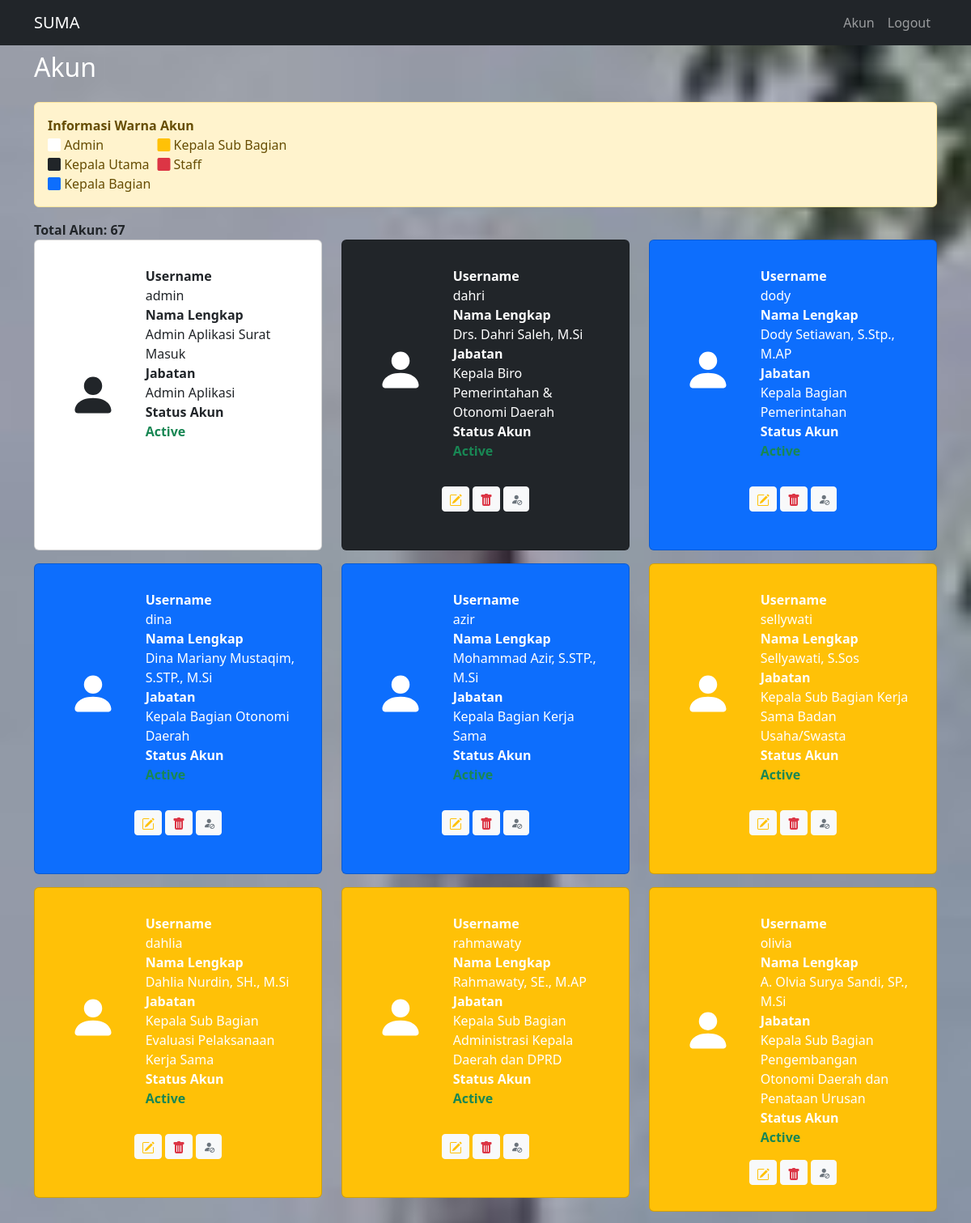
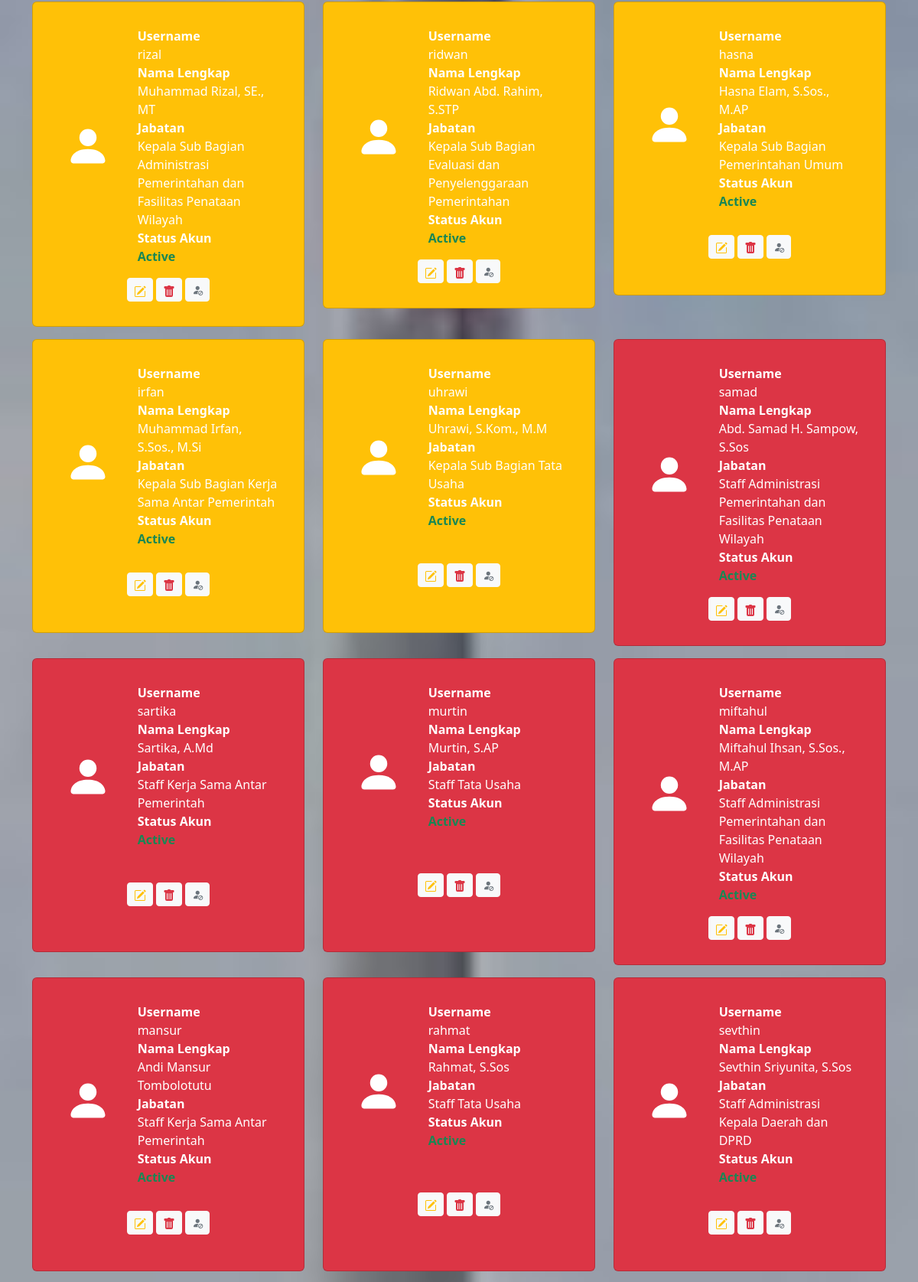
The page /akun.php (signed in, upper part) on the database its author committed (2 pictures, top to bottom).
### tables this page shows
CREATE TABLE `user` (
  `id` int(11) NOT NULL,
  `username` varchar(128) NOT NULL,
  `password` varchar(128) NOT NULL,
  `fullname` varchar(128) NOT NULL,
  `id_jabatan` int(11) NOT NULL,
  `level` enum('Admin','Kepala Utama','Kepala Bagian','Kepala Sub Bagian','Staff') NOT NULL,
  `status` enum('Active','Block') NOT NULL
);

CREATE TABLE `jabatan` (
  `id` int(11) NOT NULL,
  `jabatan` varchar(128) NOT NULL,
  `bidang` varchar(128) NOT NULL,
  `turunan` varchar(128) NOT NULL
);

### akun.php (the view, shortened to what this page needs)
<?php
include_once('database/db.php');
$query = mysqli_query($conn, "SELECT user.id, username, fullname, jabatan, level, status FROM user JOIN jabatan ON user.id_jabatan = jabatan.id ORDER BY level ASC");
$AkunTotal = mysqli_num_rows($query);
?>
<!DOCTYPE html>
<html lang="en">
<head>
    <link href="https://cdn.jsdelivr.net/npm/bootstrap@5.3.0/dist/css/bootstrap.min.css" rel="stylesheet">
    <link rel="stylesheet" href="node_modules/bootstrap-icons/font/bootstrap-icons.css">
    <link rel="stylesheet" href="bg/bg.css">
</head>
<body>
    <?php include_once('extention/navbar.php') ?>
    <div class="container mt-2">
        <h2 class="mb-4 text-white">Akun</h2>
        <div class="alert alert-warning">
            <div class="d-flex flex-column">
                <div>
                    <strong>Informasi Warna Akun</strong>
                </div>
                <div class="d-flex flex-row">
                    <div class="d-flex flex-column me-2">
                        <div>
                            <span><i class="bi bi-square-fill text-white"></i> Admin</span>
                        </div>
                        <div>
                            <span><i class="bi bi-square-fill text-dark"></i> Kepala Utama</span>
                        </div>
                        <div>
                            <span><i class="bi bi-square-fill text-primary"></i> Kepala Bagian</span>
                        </div>
                    </div>
                    <div class="d-flex flex-column">
                        <div>
                            <span><i class="bi bi-square-fill text-warning"></i> Kepala Sub Bagian</span>
                        </div>
                        <div>
                            <span><i class="bi bi-square-fill text-danger"></i> Staff</span>
                        </div>
                    </div>
                </div>
            </div>
        </div>
        <span><strong>Total Akun: <?= $AkunTotal ?></strong></span>
        <div class="row">
            <?php
            while ($data = mysqli_fetch_array($query)) :
            ?>
                <div class="col-lg-4">
                    <?php
                    if ($data['level'] == "Admin") {
                    ?>
                        <div class="card bg-default p-3 mb-3" style="min-height: 48vh;">
                        <?php
                    } else if ($data['level'] == "Kepala Utama" && $data['status'] == "Active") {
                        ?>
                            <div class="card bg-dark text-white p-3 mb-3" style="min-height: 48vh;">
                            <?php
                        } else if ($data['level'] == "Kepala Bagian" && $data['status'] == "Active") {
                            ?>
                                <div class="card bg-primary text-white p-3 mb-3" style="min-height: 48vh;">
                                <?php
                            } else if ($data['level'] == "Kepala Sub Bagian" && $data['status'] == "Active") {
                                ?>
                                    <div class="card bg-warning text-white p-3 mb-3" style="min-height: 48vh;">
                                    <?php
                                } else if ($data['level'] == "Staff" && $data['status'] == "Active") {
                                    ?>
                                        <div class="card bg-danger text-white p-3 mb-3" style="min-height: 48vh;">
                                        <?php
                                    } else if ($data['level'] == "Kepala Utama" && $data['status'] == "Block") {
                                        ?>
                                            <div class="card bg-secondary text-white p-3 mb-3" style="min-height: 48vh;">
                                            <?php
                                        } else if ($data['level'] == "Kepala Bagian" && $data['status'] == "Block") {
                                            ?>
                                                <div class="card bg-secondary text-white p-3 mb-3" style="min-height: 48vh;">
                                                <?php
                                            } else if ($data['level'] == "Kepala Sub Bagian" && $data['status'] == "Block") {
                                                ?>
                                                    <div class="card bg-secondary text-white p-3 mb-3" style="min-height: 48vh;">
                                                    <?php
                                                } else if ($data['level'] == "Staff" && $data['status'] == "Block") {
                                                    ?>
                                                        <div class="card bg-secondary text-white p-3 mb-3" style="min-height: 48vh;">
                                                        <?php
                                                    }
                                                        ?>
                                                        <div class="card-body d-flex flex-row">
                                                            <div class="row">
                                                                <div class="col-lg-4" style="align-items: center; justify-content:center; display:flex;">
                                                                    <svg xmlns="http://www.w3.org/2000/svg" width="60" height="60" fill="currentColor" class="bi bi-person-fill" viewBox="0 0 16 16">
                                                                        <path d="M3 14s-1 0-1-1 1-4 6-4 6 3 6 4-1 1-1 1H3Zm5-6a3 3 0 1 0 0-6 3 3 0 0 0 0 6Z" />
                                                                    </svg>
                                                                </div>
                                                                <div class="col-lg-8">
                                                                    <div class="d-flex flex-column">
                                                                        <div>
                                                                            <strong>Username</strong>
                                                                        </div>
                                                                        <div>
                                                                            <?= $data['username'] ?>
                                                                        </div>
                                                                        <div>
                                                                            <strong>Nama Lengkap</strong>
                                                                        </div>
                                                                        <div>
                                                                            <?= $data['fullname'] ?>
                                                                        </div>
                                                                        <div>
                                                                            <strong>Jabatan</strong>
                                                                        </div>
                                                                        <div>
                                                                            <?= $data['jabatan'] ?>
                                                                        </div>
                                                                        <div>
                                                                            <strong>Status Akun</strong>
                                                                        </div>
                                                                        <div>
                                                                            <?php
                                                                            if ($data['status'] == "Active") {
                                                                                echo '<strong><span class="text-success">' . $data['status'] . '</span></strong>';
                                                                            } else {
                                                                                echo '<strong><span class="text-danger">' . $data['status'] . '</span></strong>';
                                                                            }
                                                                            ?>
                                                                        </div>
                                                                    </div>
                                                                </div>
                                                                <?php if ($data['level'] != "Admin") {
                                                                ?>
                                                                    <div class="col-lg-12 text-center mt-3">
                                                                        <a href="editakun.php?id=<?= $data['id'] ?>" class="btn btn-light text-warning btn-sm"></a>
                                                                        <a onclick="return confirm('Yakin ingin menghapus akun?')" href="deleteakun.php?id=<?= $data['id'] ?>" class="btn btn-light text-danger btn-sm"></a>
                                                                        <?php
                                                                        if ($data['status'] == "Active") {
                                                                        ?>
                                                                            <a href="blokakun.php?id=<?= $data['id'] ?>" onclick="return confirm('Yakin ingin blokir akun?')" class="btn btn-light text-secondary btn-sm"><i class="bi bi-person-fill-slash"></i></a>
                                                                        <?php
                                                                        } else {
                                                                        ?>
                                                                            <a href="activeakun.php?id=<?= $data['id'] ?>" onclick="return confirm('Yakin ingin aktivasi akun?')" class="btn btn-light text-success btn-sm"><i class="bi bi-person-fill-check"></i></a>
                                                                        <?php
                                                                        }
                                                                        ?>
                                                                    </div>
                                                                <?php
                                                                }
                                                                ?>
                                                            </div>
                                                        </div>
                                                        </div>
                                                    </div>
                                                <?php endwhile; ?>
                                                </div>
                                            </div>
</body>
</html>

### bg/bg.css (style rules this page uses)
body { background-image: url('kantor_gubernur.jpg'); background-position: center; background-repeat: no-repeat; background-size: cover; background-attachment: fixed; height: 100vh; }

### rows shown on the page
user: username "admin", fullname "Admin Aplikasi Surat Masuk", id_jabatan.jabatan "Admin Aplikasi", status "Active"
user: username "dahri", fullname "Drs. Dahri Saleh, M.Si", id_jabatan.jabatan "Kepala Biro Pemerintahan & Otonomi Daerah", status "Active"
user: username "dody", fullname "Dody Setiawan, S.Stp., M.AP", id_jabatan.jabatan "Kepala Bagian Pemerintahan"
user: username "dina", fullname "Dina Mariany Mustaqim, S.STP., M.Si", id_jabatan.jabatan "Kepala Bagian Otonomi Daerah"
user: username "azir", fullname "Mohammad Azir, S.STP., M.Si", id_jabatan.jabatan "Kepala Bagian Kerja Sama"
user: username "sellywati", fullname "Sellyawati, S.Sos", id_jabatan.jabatan "Kepala Sub Bagian Kerja Sama Badan Usaha/Swasta", status "Active"
user: username "dahlia", fullname "Dahlia Nurdin, SH., M.Si", id_jabatan.jabatan "Kepala Sub Bagian Evaluasi Pelaksanaan Kerja Sama", status "Active"
user: username "rahmawaty", fullname "Rahmawaty, SE., M.AP", id_jabatan.jabatan "Kepala Sub Bagian Administrasi Kepala Daerah dan DPRD", status "Active"
user: username "olivia", fullname "A. Olvia Surya Sandi, SP., M.Si", id_jabatan.jabatan "Kepala Sub Bagian Pengembangan Otonomi Daerah dan Penataan Urusan", status "Active"
user: username "rizal", fullname "Muhammad Rizal, SE., MT", id_jabatan.jabatan "Kepala Sub Bagian Administrasi Pemerintahan dan Fasilitas Penataan Wilayah", status "Active"
user: username "ridwan", fullname "Ridwan Abd. Rahim, S.STP", id_jabatan.jabatan "Kepala Sub Bagian Evaluasi dan Penyelenggaraan Pemerintahan", status "Active"
user: username "hasna", fullname "Hasna Elam, S.Sos., M.AP", id_jabatan.jabatan "Kepala Sub Bagian Pemerintahan Umum", status "Active"
user: username "irfan", fullname "Muhammad Irfan, S.Sos., M.Si", id_jabatan.jabatan "Kepala Sub Bagian Kerja Sama Antar Pemerintah", status "Active"
user: username "uhrawi", fullname "Uhrawi, S.Kom., M.M", id_jabatan.jabatan "Kepala Sub Bagian Tata Usaha", status "Active"
user: username "samad", fullname "Abd. Samad H. Sampow, S.Sos", id_jabatan.jabatan "Staff Administrasi Pemerintahan dan Fasilitas Penataan Wilayah"
user: username "sartika", fullname "Sartika, A.Md", id_jabatan.jabatan "Staff Kerja Sama Antar Pemerintah"
user: username "murtin", fullname "Murtin, S.AP", id_jabatan.jabatan "Staff Tata Usaha"
user: username "miftahul", fullname "Miftahul Ihsan, S.Sos., M.AP", id_jabatan.jabatan "Staff Administrasi Pemerintahan dan Fasilitas Penataan Wilayah"
user: username "mansur", fullname "Andi Mansur Tombolotutu", id_jabatan.jabatan "Staff Kerja Sama Antar Pemerintah"
user: username "rahmat", fullname "Rahmat, S.Sos", id_jabatan.jabatan "Staff Tata Usaha"
user: username "sevthin", fullname "Sevthin Sriyunita, S.Sos", id_jabatan.jabatan "Staff Administrasi Kepala Daerah dan DPRD"

### other values the page prints
$AkunTotal "67"
